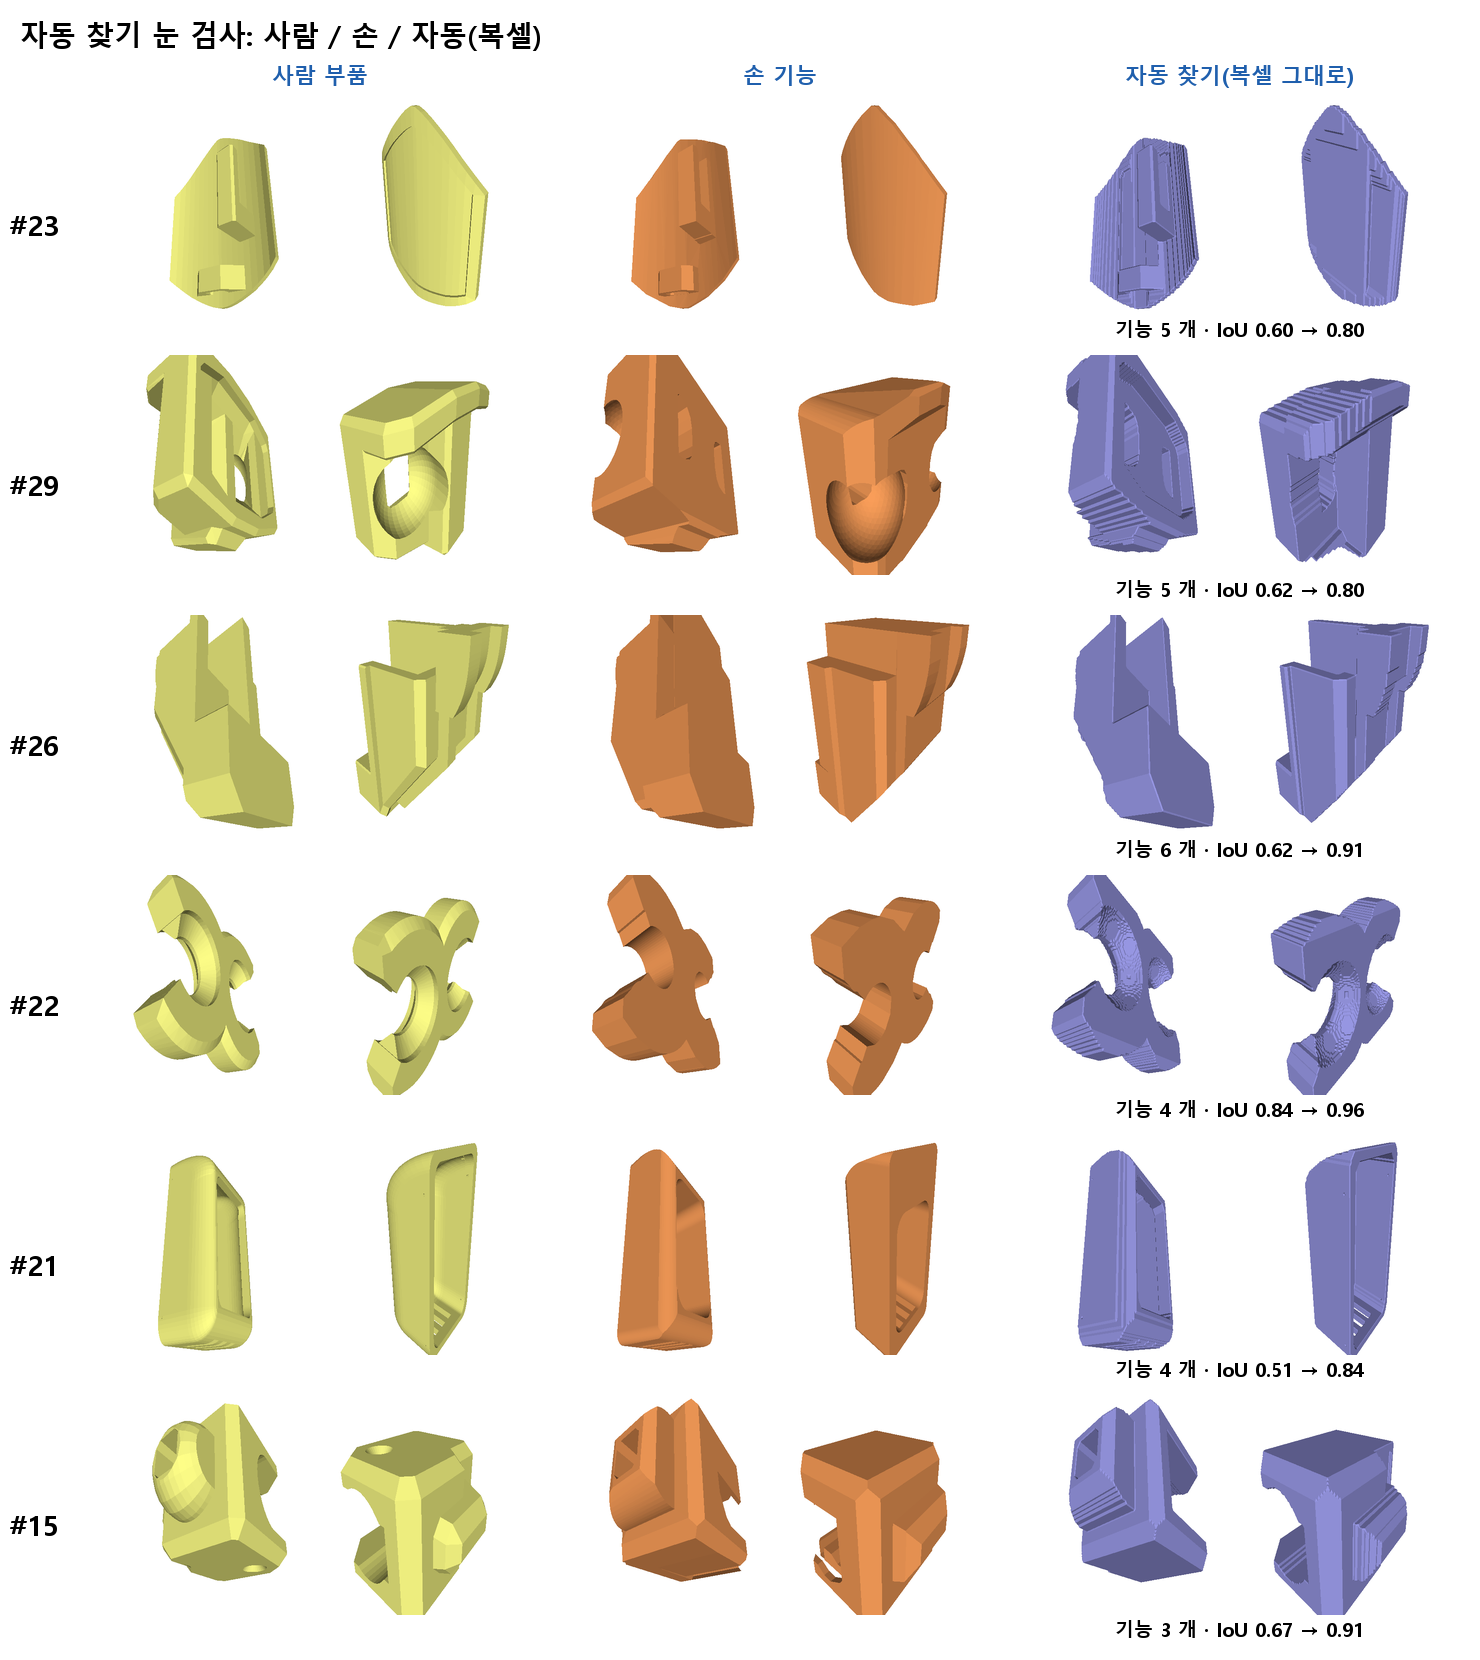

Write Python code to recreate this figure.
# 자동 찾기 결과 눈 검사 — 사람 / 손 / 자동(복셀 그대로) · 10-11
import os, sys, json, numpy as np, trimesh
H = os.path.dirname(os.path.abspath(__file__)); R = os.path.dirname(H); T0 = os.path.dirname(R); sys.path[:0] = [os.path.join(T0, "s0")]
import 탐색 as T
from render import render
from PIL import Image, ImageDraw, ImageFont
F = lambda n: ImageFont.truetype("C:/Windows/Fonts/malgunbd.ttf", n); C = 220
부 = np.load(os.path.join(R, "깊이학습", "시험.npz"))["부품"]; X = T.X_("시험"); ids = [int(a) for a in sys.argv[1:]]
def 정(m):
    m = m.copy(); m.apply_translation(-m.bounds.mean(0)); m.apply_scale(0.9 / max(m.extents)); m.apply_translation([.5] * 3); return m
def 그(m, v, 색): return Image.fromarray(np.asarray(render(np.asarray(m.vertices), np.asarray(m.faces), v, img_size=C, cols=None if 색 is None else np.tile(색, (len(m.faces), 1)))))
def 자동V(i):
    x = X[i].astype(np.float32); S = x[0] > .5; 후 = T.후보들(S, x[3], x[2]); r = T.찾기(x); V = T.교차(S)
    # 같은 순서 다시 적용(찾기와 같은 결정)
    import itertools
    고른 = [s for s in r["순서"]]; 남 = list(후)
    for s in 고른:
        j = next(j for j, (nm, p, w) in enumerate(남) if nm == s["기능"] and all(p.get(k) == s.get(k) for k in p))
        V &= ~남[j][2]
    return V, r
V_ = ([1, .6, .8], [-1, -.6, -.8]); w = 2 * C + 20
im = Image.new("RGB", (100 + 3 * w, 100 + len(ids) * (C + 40)), "white"); d = ImageDraw.Draw(im)
d.text((20, 15), "자동 찾기 눈 검사: 사람 / 손 / 자동(복셀)", font=F(28), fill="black")
for j, t in enumerate(("사람 부품", "손 기능", "자동 찾기(복셀 그대로)")): d.text((100 + j * w + C, 75), t, font=F(22), fill=(31, 95, 173), anchor="mm")
for r_, i in enumerate(ids):
    y = 95 + r_ * (C + 40); d.text((10, y + C // 2), "#%d" % i, font=F(28), fill="black")
    V, r = 자동V(i); mv = trimesh.voxel.VoxelGrid(np.pad(V, 1)).marching_cubes
    ms = [trimesh.load("G:/art2real/원화3d/out/레퍼런스/사람분할/" + str(부[i]), force="mesh"), trimesh.load(os.path.join(H, "결과", "%02d.stl" % i)), mv]
    for j, m in enumerate(ms):
        for q, v in enumerate(V_): im.paste(그(정(m), v, (None, (0.98, 0.62, 0.35), (0.6, 0.6, 0.9))[j]), (100 + j * w + q * C, y))
    d.text((100 + 2 * w + C, y + C + 14), "기능 %d 개 · IoU %.2f → %.2f" % (len(r["순서"]), r["교차 IoU"], r["끝 IoU"]), font=F(19), fill="black", anchor="mm")
im.save(os.path.join(H, "탐색그림.png")); print("ok")
